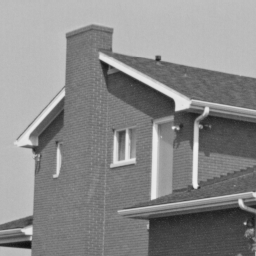
//> input picture Block-Matching and 3D filtering(BM3D)/house.png, 256 x 256 px
$ ./main   (built with g++ and OpenCV 4)
//> lines starting //> are read from the running program, lines starting //| are printed output that depends on the picture
### Block-Matching and 3D filtering(BM3D)/bm3d.h
#include <opencv2\highgui\highgui.hpp>
#include <opencv2\opencv.hpp>
#include <opencv2\core\core.hpp>
#include <vector>

using namespace cv;
using namespace std;

void addGuassianNoise(const int sigma,const Mat origin,Mat &noisy);
float cal_psnr(const Mat x, const Mat y);
int log2(const int N);

int runBm3d(const Mat image_noisy,
	Mat &image_basic,Mat &image_denoised);

void GetAllBlock(const Mat img,const int width,const int height,const int channels,
	const int patchSize,const int step,vector<Mat>&block,vector<int>&row_idx,vector<int>&col_idx);

void tran2d( vector<Mat> &input,int patchsize);

void getSimilarPatch(const vector<Mat> block, vector<Mat>& sim_patch, vector<int>& sim_num,
	int i, int j, int bn_r, int bn_c, int area, int maxNum, int tao);

float cal_distance(const Mat a, const Mat b);

void tran1d(vector<Mat>&input,int patchSize);

void DetectZero(vector<Mat>&input, float threshhold);

float calculate_weight_hd(const vector<Mat>input,int sigma);
float calculate_weight_wien(const vector<Mat>input, int sigma);

void Inver3Dtrans(vector<Mat>&input,int patchSize);

void aggregation(Mat &numerator, Mat &denominator, vector<int>idx_r, vector<int>idx_c, const vector<Mat> input,
	float weight,int patchSize,Mat window);

void gen_wienFilter(vector<Mat>&input, int sigma);

void wienFiltering(vector<Mat>&input, const vector<Mat>wien,int patchSize);

Mat gen_kaiser(int beta,int length);
void wavedec(float *input,int length);
void waverec(float* input, int length,int N);

const unsigned nHard = 39;//search area
const unsigned nWien = 39;
const unsigned kHard = 8;//patch size
const unsigned kWien = 8;
const unsigned NHard = 16;//max number
const unsigned NWien = 32;
const unsigned pHard = 3;//step
const unsigned pWien = 3;
int sigma = 25;

const int tao_hard = 2500;
const int tao_wien = 400;

int beta = 2;
float lambda3d = 2.7;
float lambda2d = 0;

### Block-Matching and 3D filtering(BM3D)/BM3D.cpp
#include <opencv2\highgui\highgui.hpp>
#include <opencv2\opencv.hpp>
#include <opencv2\core\core.hpp>
#include <vector>
#include <math.h>
#include "bm3d.h"

using namespace cv;
using namespace std;

void addGuassianNoise(const int sigma, const Mat origin, Mat& noisy)
{
	Mat noise(origin.size(), CV_32FC1);
	randn(noise, Scalar::all(0), Scalar::all(sigma));
	for (int i = 0; i < noise.rows; i++)
	{
		const float* Mx = origin.ptr<float>(i);
		float* Mn = noise.ptr<float>(i);
		float* My = noisy.ptr<float>(i);
		for (int j = 0; j < origin.cols; j++)
		{
			My[j] = Mx[j] + Mn[j];
		}
	}
}

// [15 lines left out: function cal_psnr, not called in this run]

int runBm3d(
	const Mat image_noisy,
	Mat& image_basic,
	Mat& image_denoised
)
{


	int Height = image_noisy.rows;
	int Width = image_noisy.cols;
	int Channels = image_noisy.channels();


	vector<Mat> block_noisy;//store the patch
	vector<int>row_idx;//patch idx along the row direction
	vector<int>col_idx;
	GetAllBlock(image_noisy, Width, Height, Channels, kHard, pHard, block_noisy, row_idx, col_idx);
	int bn_r = row_idx.size();
	int bn_c = col_idx.size();
	tran2d(block_noisy, kHard);

	vector<int> sim_num;//index number for the selected similar patch in the block vector
	vector<int> sim_idx_row;//index number for the selected similar patch in the original Mat
	vector<int> sim_idx_col;

	vector<Mat>data;//store the data during transforming and shrinking

	Mat kaiser = gen_kaiser(beta, kHard);//2-D kaiser window
	float weight_hd = 1.0;//weights used for current relevent patch
	Mat denominator_hd(image_noisy.size(), CV_32FC1, Scalar::all(0));
	Mat numerator_hd(image_noisy.size(), CV_32FC1, Scalar::all(0));
	for (int i = 0; i < bn_r; i++)
	{
		for (int j = 0; j < bn_c; j++)
		{
			//for each pack in the block
			sim_num.clear();
			sim_idx_row.clear();
			sim_idx_col.clear();
			data.clear();

			getSimilarPatch(block_noisy, data, sim_num,
				i, j, bn_r, bn_c, int((nHard - kHard) / pHard) + 1, NHard, tao_hard);//block matching

			for (int k = 0; k < sim_num.size(); k++)//calculate idx in the left-top corner
			{
				sim_idx_row.push_back(row_idx[sim_num[k] / bn_c]);
				sim_idx_col.push_back(col_idx[sim_num[k] % bn_c]);
			}

			tran1d(data, kHard);//3-D transforming

			DetectZero(data, lambda3d * sigma);//shrink the cofficient

			weight_hd = calculate_weight_hd(data, sigma);

			Inver3Dtrans(data,kHard);//3-D inverse transforming

			aggregation(numerator_hd, denominator_hd, sim_idx_row, sim_idx_col, data, weight_hd, kHard, kaiser);//aggregation using weigths
		}
	}
	image_basic = numerator_hd / denominator_hd;

	//step 2 wiena filtering
	vector<Mat> block_basic;
	row_idx.clear();
	col_idx.clear();

	GetAllBlock(image_basic, Width, Height, Channels, kHard, pHard, block_basic, row_idx, col_idx);
	bn_r = row_idx.size();
	bn_c = col_idx.size();

	vector<Mat> data_noisy;
	float weight_wien = 1.0;//weights used for current relevent patch
	Mat denominator_wien(image_noisy.size(), CV_32FC1, Scalar::all(0));
	Mat numerator_wien(image_noisy.size(), CV_32FC1, Scalar::all(0));
	for (int i = 0; i < bn_r; i++)
	{
		for (int j = 0; j < bn_c; j++)
		{
			//for each pack in the basic estimate
			sim_num.clear();
			sim_idx_row.clear();
			sim_idx_col.clear();
			data.clear();
			data_noisy.clear();

			getSimilarPatch(block_basic, data, sim_num, i, j, bn_r, bn_c,
				int((nWien - kWien) / pWien) + 1, NWien, tao_wien);//block matching

			for (int k = 0; k < sim_num.size(); k++)//calculate idx in the left-top corner
			{
				sim_idx_row.push_back(row_idx[sim_num[k] / bn_c]);
				sim_idx_col.push_back(col_idx[sim_num[k] % bn_c]);
				data_noisy.push_back(image_noisy(Rect(sim_idx_col[k], sim_idx_row[k], kWien, kWien)));
			}

			tran2d(data,kWien);
			tran2d(data_noisy, kWien);
			tran1d(data, kWien);
			tran1d(data_noisy,kWien);

			gen_wienFilter(data, sigma);
			weight_wien = calculate_weight_wien(data, sigma);
			wienFiltering(data_noisy, data, kWien);

			Inver3Dtrans(data_noisy, kWien);

			aggregation(numerator_wien, denominator_wien,
				sim_idx_row, sim_idx_col, data_noisy, weight_wien, kWien, kaiser);
		}
	}
	image_denoised = numerator_wien / denominator_wien;

	return EXIT_SUCCESS;
}

void GetAllBlock(const Mat img, const int width, const int height, const int channels,
	const int patchSize, const int step, vector<Mat>& block, vector<int>& row_idx, vector<int>& col_idx)
{
	Mat tmp(patchSize, patchSize, CV_32FC1);
	for (int i = 0; i <= height - patchSize; i += step)
	{
		row_idx.push_back(i);
	}
	if ((height - patchSize) % step != 0)
	{
		row_idx.push_back(height - patchSize);
	}
	for (int j = 0; j <= width - patchSize; j += step)
	{
		col_idx.push_back(j);
	}
	if ((width - patchSize) % step != 0)
	{
		col_idx.push_back(width - patchSize);
	}
	for (int i = 0; i < row_idx.size(); i++)
	{
		for (int j = 0; j < col_idx.size(); j++)
		{
			tmp = img(Rect(col_idx[j], row_idx[i], patchSize, patchSize));
			block.push_back(tmp);
		}
	}
}

void tran2d(vector<Mat>& input, int patchsize)
{

	int length = input.size();
	for (int i = 0; i < length; i++)
	{
		dct(input[i], input[i]);
	}
}

void getSimilarPatch(const vector<Mat> block, vector<Mat>& sim_patch, vector<int>& sim_num,
	int i, int j, int bn_r, int bn_c, int area, int maxNum, int tao)
{
	int row_min = max(0, i - (area - 1) / 2);
	int row_max = min(bn_r - 1, i + (area - 1) / 2);
	int row_length = row_max - row_min + 1;

	int col_min = max(0, j - (area - 1) / 2);
	int col_max = min(bn_c - 1, j + (area - 1) / 2);
	int col_length = col_max - col_min + 1;

	const Mat relevence = block[i * bn_c + j];
	Mat tmp;

	float* distance = new float[row_length * col_length];//计算距离
	int* idx = new int[row_length * col_length];//保存下标便于后续聚类计算
	if (!distance) {
		cout << "allocation failure\n";
		system("pause");
	}
	for (int p = 0; p < row_length; p++)
	{
		for (int q = 0; q < col_length; q++)
		{
			tmp = block[(p + row_min) * bn_c + (q + col_min)];
			distance[p * col_length + q] = cal_distance(relevence, tmp);
			//cout << distance[p*col_length + q] << endl;
			idx[p * col_length + q] = p * col_length + q;
		}
	}
	float value; int l;
	//直接排序算法，有待改进！
	for (int k = 1; k < row_length * col_length; k++)
	{
		value = distance[k];
		for (l = k - 1; value < distance[l] && l >= 0; --l)
		{
			distance[l + 1] = distance[l];
			idx[l + 1] = idx[l];
		}
		distance[l + 1] = value;
		idx[l + 1] = k;
	}
	int selectedNum = maxNum;
	while (row_length * col_length < selectedNum)
	{
		selectedNum /= 2;//确保相似块的个数为2的幂
	}
	while (distance[selectedNum - 1] > tao)
	{
		selectedNum /= 2;
	}
	int Row, Col;
	for (int k = 0; k < selectedNum; k++)
	{
		Row = row_min + idx[k] / col_length;
		Col = col_min + idx[k] % col_length;
		tmp = block[Row * bn_c + Col].clone();
		sim_patch.push_back(tmp);
		sim_num.push_back(Row * bn_c + Col);
	}
}

float cal_distance(Mat a, Mat b)
{
	int sy = a.rows;
	int sx = a.cols;
	float sum = 0;
	for (int i = 0; i < sy; i++)
	{
		const float* M1 = a.ptr<float>(i);
		const float* M2 = b.ptr<float>(i);
		for (int j = 0; j < sx; j++)
		{
			sum += (M1[j] - M2[j]) * (M1[j] - M2[j]);
		}
	}
	return sum / (sy * sx);
}

void tran1d(vector<Mat>& input, int patchSize)
{
	int size = input.size();
	int layer = log2(size);
	float* data = new float[size];
	for (int i = 0; i < patchSize; i++)
	{
		for (int j = 0; j < patchSize; j++)
		{
			for (int k = 0; k < size; k++)
			{
				data[k] = input[k].at<float>(i, j);
				//cout << data[k] << endl;
			}
			wavedec(data, size);
			for (int k = 0; k < size; k++)
			{
				input[k].at<float>(i, j) = data[k];
			}
		}
	}
	delete[] data;
}

int log2(const int N)
{
	int k = 1;
	int n = 0;
	while (k < N)
	{
		k *= 2;
		n++;
	}
	return n;
}

void wavedec(float* input, int length)
{
	int N = log2(length);
	if (N == 0)return;
	float* tmp = new float[length];
	for (int i = 0; i < length; i++) {
		tmp[i] = input[i];
	}
	for (int k = 0; k < length / 2; k++)
	{
		input[k] = (tmp[2 * k] + tmp[2 * k + 1]) / sqrt(2);
		input[k + length / 2] = (tmp[2 * k] - tmp[2 * k + 1]) / sqrt(2);
	}
	delete[] tmp;
	wavedec(input, length / 2);
	return;
}

void waverec(float* input, int length, int N)
{
	if (log2(length) > N) return;
	float* tmp = new float[length];
	for (int i = 0; i < length; i++) {
		tmp[i] = input[i];
	}
	for (int k = 0; k < length / 2; k++)
	{
		input[2 * k] = (tmp[k] + tmp[k + length / 2]) / sqrt(2);
		input[2 * k + 1] = (tmp[k] - tmp[k + length / 2]) / sqrt(2);
	}
	delete tmp;
	waverec(input, length * 2, N);
}

void DetectZero(vector<Mat>& input, float threshold)
{
	for (int k = 0; k < input.size(); k++)
	{
		for (int i = 0; i < input[k].rows; i++)
			for (int j = 0; j < input[k].cols; j++)
			{
				if (fabs(input[k].at<float>(i, j)) < threshold)
				{
					input[k].at<float>(i, j) = 0;
				}
			}
	}
}

float calculate_weight_hd(const vector<Mat>input, int sigma)
{
	int num = 0;
	for (int k = 0; k < input.size(); k++)
		for (int i = 0; i < input[k].rows; i++)
			for (int j = 0; j < input[k].cols; j++)
			{
				if (input[k].at<float>(i, j) != 0)
				{
					num++;
				}
			}
	if (num == 0)
	{
		return 1;
	}
	else
		return 1.0 / (sigma * sigma * num);
}

float calculate_weight_wien(const vector<Mat>input, int sigma)
{
	float sum = 0;
	for (int k = 0; k < input.size(); k++)
		for (int i = 0; i < input[k].rows; i++)
			for (int j = 0; j < input[k].cols; j++)
			{
				sum += (input[k].at<float>(i, j)) * (input[k].at<float>(i, j));
			}
	return 1.0 / (sigma * sigma * sum);
}

void Inver3Dtrans(vector<Mat>& input, int patchSize)
{
	int size = input.size();
	int layer = log2(size);
	float* data = new float[size];
	for (int i = 0; i < patchSize; i++)
		for (int j = 0; j < patchSize; j++)
		{
			for (int k = 0; k < size; k++)
			{
				data[k] = input[k].at<float>(i, j);
			}
			waverec(data, 2, layer);
			for (int k = 0; k < size; k++)
			{
				input[k].at<float>(i, j) = data[k];
			}
		}
	for (int k = 0; k < size; k++)
	{
		input[k] = input[k].clone();
		idct(input[k], input[k]);
	}
}

void aggregation(Mat& numerator, Mat& denominator, vector<int>idx_r, vector<int>idx_c,
	const vector<Mat> input, float weight, int patchSize, Mat window)
{
	Rect rect;
	for (int k = 0; k < input.size(); k++)
	{
		rect.x = idx_c[k];
		rect.y = idx_r[k];
		rect.height = patchSize;
		rect.width = patchSize;
		numerator(rect) = numerator(rect) + weight * (input[k].mul(window));
		denominator(rect) = denominator(rect) + weight * window;
	}
}

Mat gen_kaiser(int beta, int length)//How to do this?
{
	if ((beta == 2) && (length == 8))
	{
		Mat window(length, length, CV_32FC1);
		Mat kai1(length, 1, CV_32FC1);
		Mat kai1_T(1, length, CV_32FC1);
		kai1.at<float>(0, 0) = 0.4387;
		kai1.at<float>(1, 0) = 0.6813;
		kai1.at<float>(2, 0) = 0.8768;
		kai1.at<float>(3, 0) = 0.9858;
		for (int i = 0; i < 4; i++)
		{
			kai1.at<float>(7 - i, 0) = kai1.at<float>(i, 0);
			kai1_T.at<float>(0, i) = kai1.at<float>(i, 0);
			kai1_T.at<float>(0, 7 - i) = kai1.at<float>(i, 0);
		}
		window = kai1 * kai1_T;
		return window;
	}
}

void gen_wienFilter(vector<Mat>& input, int sigma)
{
	Mat tmp;
	Mat Sigma(input[0].size(), CV_32FC1, Scalar::all(sigma * sigma));
	for (int k = 0; k < input.size(); k++)
	{
		tmp = input[k].mul(input[k]) + Sigma;
		input[k] = input[k].mul(input[k]) / (tmp.clone());
	}
}

void wienFiltering(vector<Mat>& input, const vector<Mat>wien, int patchSize)
{
	for (int k = 0; k < input.size(); k++)
	{
		input[k] = input[k].mul(wien[k]);
	}
}

### Block-Matching and 3D filtering(BM3D)/main.cpp
#include <iostream>
#include <opencv2\highgui\highgui.hpp>
#include <opencv2\opencv.hpp>
#include <opencv2\core\core.hpp>
#include <vector>
#include <time.h>
#include "bm3d.h"
using namespace cv;
using namespace std;

int main()
{
	//read picture and add noise
	Mat pic = imread("house.png",0);
//> pic is the input picture: 256 rows x 256 cols, CV_8UC1; min 16, max 239, mean 138
	if (pic.empty())
	{
		cout << "load image error!";
		return -1;
	}
	//convert data type
	Mat Pic(pic.size(), CV_32FC1);
	Mat Noisy(pic.size(), CV_32FC1);
	Mat Basic(pic.size(), CV_32FC1);
	Mat Denoised(pic.size(), CV_32FC1);

	pic.convertTo(pic, CV_32FC1);
//> pic: 256 rows x 256 cols, CV_32FC1
	addGuassianNoise(sigma, Pic, Noisy);
//> after the loop in addGuassianNoise, `for (int i = 0; i < noise.rows; i++)`:
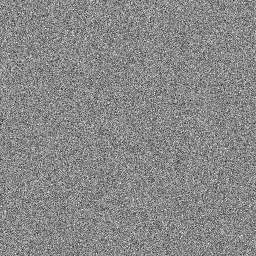
//> noisy: 256 rows x 256 cols, CV_32FC1; min -120.7, max 104.8, mean 0; drawn with min black and max white

	//convert type for displaying
	Mat basic(pic.size(), CV_8U);
	Mat noisy(pic.size(), CV_8U);
	Mat denoised(pic.size(), CV_8U);

	imshow("origin", pic);
	imshow("noisy", noisy);
	//cout << "psnr for noisy image:" << cal_psnr(Pic, Noisy)<<endl;
	waitKey(10);

	//caiculate time used and psnr
	//double start, stop, duration;
	//start = clock();
	runBm3d(Noisy, Basic, Denoised);//main denoising method
//> after the loop in runBm3d, `for (int i = 0; i < bn_r; i++)`:
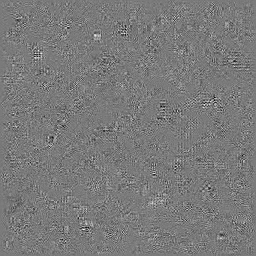
//> numerator_hd: 256 rows x 256 cols, CV_32FC1; min -0.14, max 0.151, mean -0.000219; drawn with min black and max white
//> after the loop in runBm3d, `for (int i = 0; i < bn_r; i++)`:
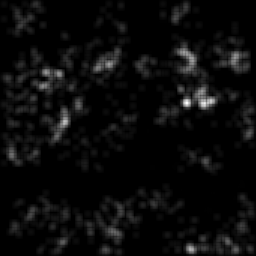
//> denominator_hd: 256 rows x 256 cols, CV_32FC1; min 0.000233, max 19.87, mean 0.888; drawn with min black and max white
//> after the loop in runBm3d, `for (int i = 0; i < bn_r; i++)`:
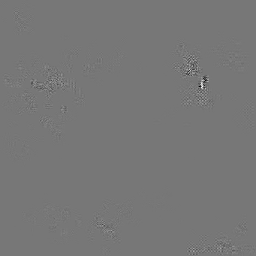
//> numerator_wien: 256 rows x 256 cols, CV_32FC1; min -216.9, max 246.7, mean 0; drawn with min black and max white
//> after the loop in runBm3d, `for (int i = 0; i < bn_r; i++)`:
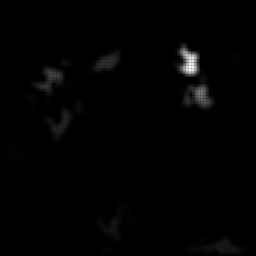
//> denominator_wien: 256 rows x 256 cols, CV_32FC1; min 0.00668, max 3.18e+10, mean 310117920; drawn with min black and max white
	// [5 lines of commented-out code are left out]

	namedWindow("basic", 1);
	imshow("basic", basic);
	imshow("denoised", denoised);
	cv::waitKey(0);

	return 0;
}
